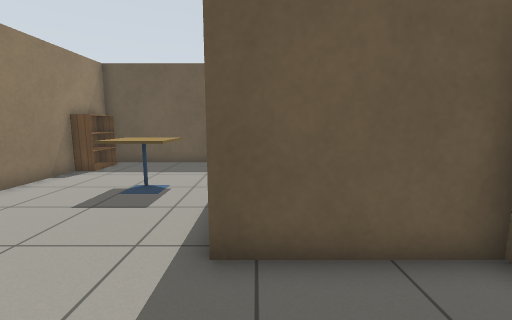
View 1 (above)

13 first-person views from a walk through a world built for the Gazebo simulator. The camera is 1 m above the floor, tilts 8° down and sees 90° across. The floor is counted in squares, 0.5 m on a side. Each view is taken from the middle of a square. On the plan, view 1 faces up. The plan holds only what a view shows up to about 16 squares ahead; the rest is blank. Simple patterns stand in for the simulator's built-in surfaces.

View 2
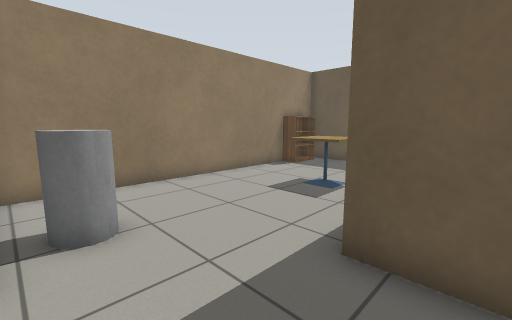

View 3
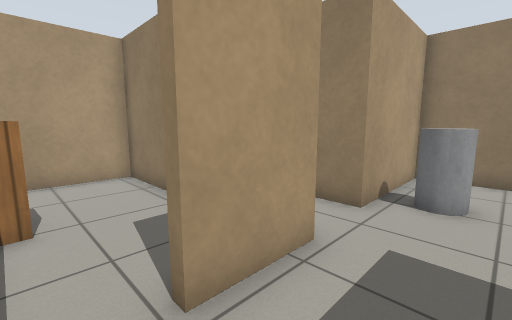

View 4
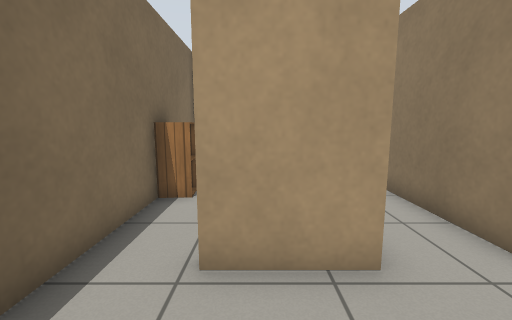

View 5
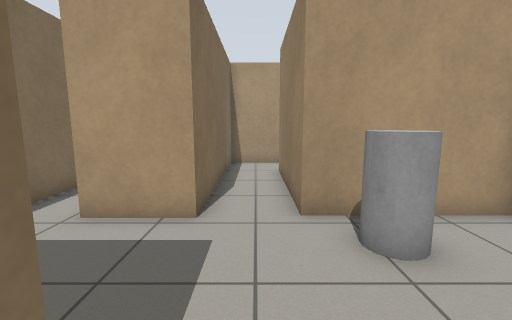

View 6
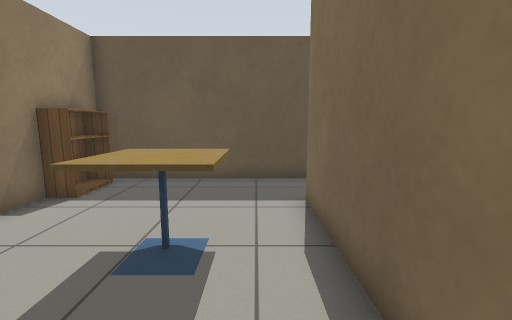

View 7
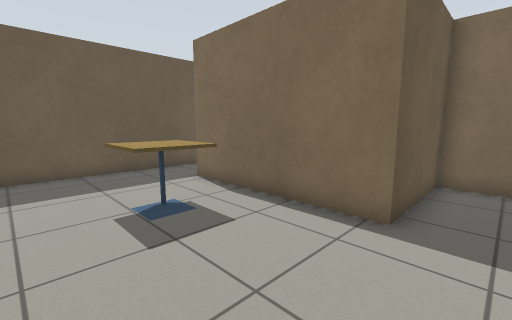

View 8
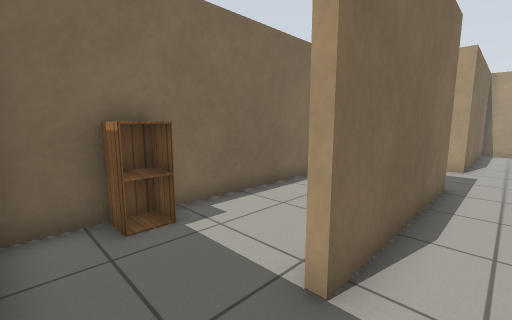

View 9
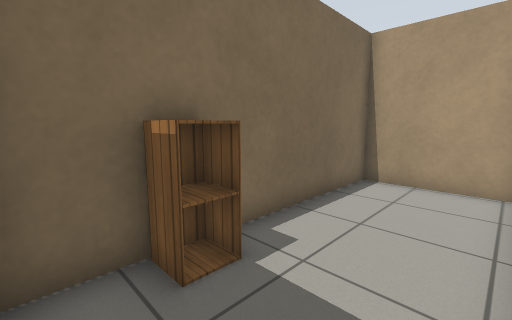

View 10
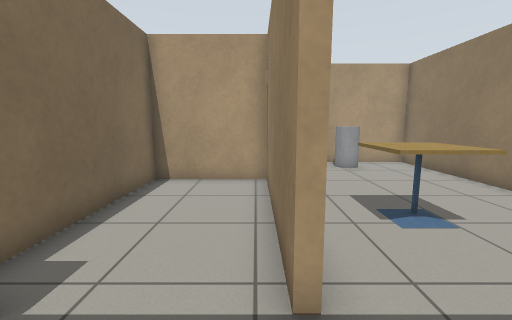

View 11
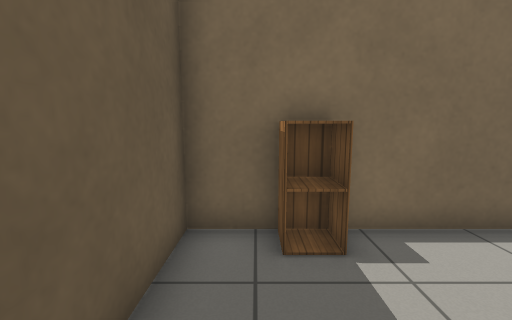

View 12
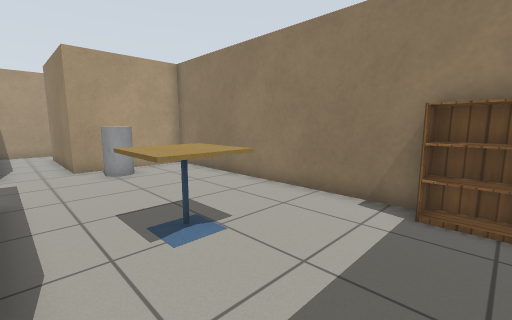

View 13
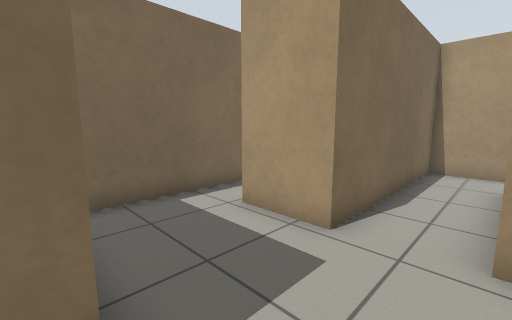

### Floor plan
Points are (right, up) in squares from view 1. A wall is a line through its corners. A room is listed if a view was taken in it or the views show most of it. See-through windows are left out.
Room 1 (views 1, 2, 3, 4, 5, 6, 7, 8, 11, 12, 13)
walls: (-0.5, 13.3) (-7.7, 13.3) (-7.7, -0.3) (-3, -0.3) (-3, -6); (3.7, -1.6) (3.7, 3.6) (-0.7, 3.6) (-0.7, 10.6); (-3.2, -8.2) (-0.7, -8.2) (-0.7, -0.3) (1.9, -0.3)
ways out: opening at (-1, 12) to room 2; opening at (2.5, -1) to room 3; opening at (-3, -6.5)
objects: bookshelf (-7, 11) to (-7, 12); grey cylinder (-5, 1) to (-4, 1); cafe table (-4, 7) to (-3, 8)
Room 2 (views 9, 10)
walls: (-0.4, 10.6) (-0.4, 3.8) (3.7, 3.8) (3.7, 13.3) (-0.5, 13.3)
ways out: opening at (-1, 12) to room 1
objects: cabinet (3, 11)
Room 3 (no view inside)
walls: (-0.4, -5.1) (-0.4, -8.2) (3.7, -8.2) (3.7, -1.6)
ways out: opening at (2.5, -1) to room 1
objects: cabinet (3, -5) to (3, -4)

Positions as (right, up) in squares from view 1, and headings:
1: (0, 0), facing up
2: (1, 0), facing up-left
3: (3, 2), facing down-left
4: (1, 3), facing down
5: (-2, 5), facing down
6: (-2, 4), facing up
7: (-6, 2), facing up-right
8: (-2, 13), facing down-right
9: (0, 13), facing down-right
10: (0, 13), facing down
11: (-1, 12), facing right
12: (-1, 12), facing down-left
13: (-3, 4), facing down-right
